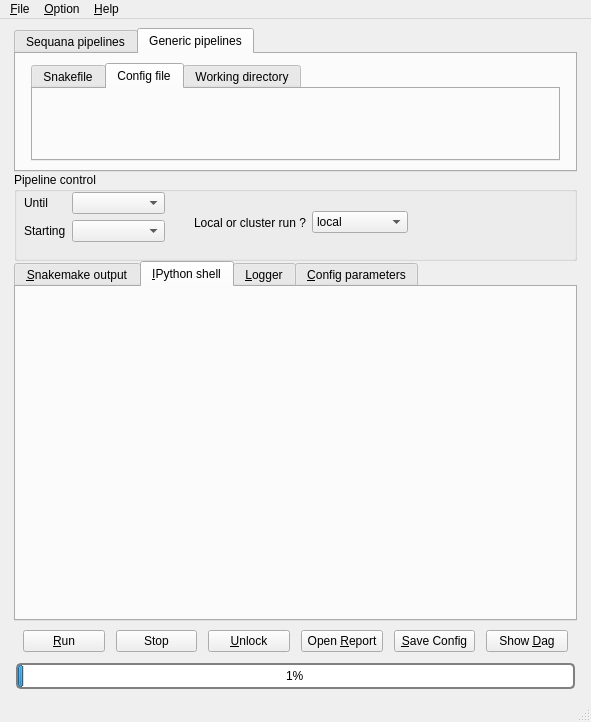
<?xml version="1.0" encoding="UTF-8"?>
<ui version="4.0">
 <class>MainWindow</class>
 <widget class="QMainWindow" name="MainWindow">
  <property name="geometry">
   <rect>
    <x>0</x>
    <y>0</y>
    <width>591</width>
    <height>722</height>
   </rect>
  </property>
  <property name="sizePolicy">
   <sizepolicy hsizetype="Preferred" vsizetype="Preferred">
    <horstretch>0</horstretch>
    <verstretch>0</verstretch>
   </sizepolicy>
  </property>
  <property name="windowTitle">
   <string>MainWindow</string>
  </property>
  <property name="tabShape">
   <enum>QTabWidget::Rounded</enum>
  </property>
  <widget class="QWidget" name="centralwidget">
   <layout class="QGridLayout" name="gridLayout_2">
    <item row="0" column="0">
     <layout class="QVBoxLayout" name="vlayout" stretch="0,1,0,0,1">
      <property name="spacing">
       <number>0</number>
      </property>
      <property name="sizeConstraint">
       <enum>QLayout::SetDefaultConstraint</enum>
      </property>
      <property name="leftMargin">
       <number>5</number>
      </property>
      <property name="topMargin">
       <number>0</number>
      </property>
      <property name="rightMargin">
       <number>5</number>
      </property>
      <property name="bottomMargin">
       <number>0</number>
      </property>
      <item>
       <widget class="QTabWidget" name="tabs_pipeline">
        <property name="sizePolicy">
         <sizepolicy hsizetype="Preferred" vsizetype="Fixed">
          <horstretch>0</horstretch>
          <verstretch>0</verstretch>
         </sizepolicy>
        </property>
        <property name="minimumSize">
         <size>
          <width>0</width>
          <height>118</height>
         </size>
        </property>
        <property name="toolTip">
         <string>&lt;html&gt;&lt;head/&gt;&lt;body&gt;&lt;p&gt;Select a Sequana pipeline (left tab) or a generic Snakemake file (right tab).&lt;/p&gt;&lt;p&gt;&lt;br/&gt;&lt;/p&gt;&lt;/body&gt;&lt;/html&gt;</string>
        </property>
        <property name="tabPosition">
         <enum>QTabWidget::North</enum>
        </property>
        <property name="currentIndex">
         <number>1</number>
        </property>
        <property name="movable">
         <bool>true</bool>
        </property>
        <widget class="QWidget" name="tab_sequana_pipelines">
         <property name="sizePolicy">
          <sizepolicy hsizetype="Preferred" vsizetype="Minimum">
           <horstretch>0</horstretch>
           <verstretch>0</verstretch>
          </sizepolicy>
         </property>
         <attribute name="title">
          <string>Sequana pipelines</string>
         </attribute>
         <layout class="QGridLayout" name="gridLayout_6">
          <item row="0" column="0">
           <layout class="QVBoxLayout" name="verticalLayout_4">
            <item>
             <widget class="QTabWidget" name="tabs_sequana">
              <property name="enabled">
               <bool>true</bool>
              </property>
              <property name="toolTip">
               <string>&lt;html&gt;&lt;head/&gt;&lt;body&gt;&lt;ul style=&quot;margin-top: 0px; margin-bottom: 0px; margin-left: 0px; margin-right: 0px; -qt-list-indent: 1;&quot;&gt;&lt;li style=&quot; margin-top:12px; margin-bottom:0px; margin-left:0px; margin-right:0px; -qt-block-indent:0; text-indent:0px;&quot;&gt;&lt;span style=&quot; font-weight:600;&quot;&gt;Left tab:&lt;/span&gt; Select one of the pipeline in the combo box. In order to get help about a pipeline, please see the Help menu. &lt;/li&gt;&lt;li style=&quot; margin-top:0px; margin-bottom:0px; margin-left:0px; margin-right:0px; -qt-block-indent:0; text-indent:0px;&quot;&gt;&lt;span style=&quot; font-weight:600;&quot;&gt;Middle tab:&lt;/span&gt; Select one of this option&lt;/li&gt;&lt;ol style=&quot;margin-top: 0px; margin-bottom: 0px; margin-left: 0px; margin-right: 0px; -qt-list-indent: 2;&quot;&gt;&lt;li style=&quot; margin-top:0px; margin-bottom:0px; margin-left:0px; margin-right:0px; -qt-block-indent:0; text-indent:0px;&quot;&gt;Input directory: the directory where fastq.gz files are stored (all sequana pipelines expect fastq.gz as input)&lt;/li&gt;&lt;li style=&quot; margin-top:0px; margin-bottom:0px; margin-left:0px; margin-right:0px; -qt-block-indent:0; text-indent:0px;&quot;&gt;Input samples:  select one or two files (fastq.gz) in a directory&lt;/li&gt;&lt;/ol&gt;&lt;li style=&quot; margin-top:0px; margin-bottom:12px; margin-left:0px; margin-right:0px; -qt-block-indent:0; text-indent:0px;&quot;&gt;&lt;span style=&quot; font-weight:600;&quot;&gt;Right tab: &lt;/span&gt;Select working directory where Snakefile/pipeline and config file are copied. Pipeline are also ran in that directory. &lt;/li&gt;&lt;/ul&gt;&lt;/body&gt;&lt;/html&gt;</string>
              </property>
              <property name="tabPosition">
               <enum>QTabWidget::North</enum>
              </property>
              <property name="tabShape">
               <enum>QTabWidget::Rounded</enum>
              </property>
              <property name="currentIndex">
               <number>1</number>
              </property>
              <property name="documentMode">
               <bool>false</bool>
              </property>
              <property name="tabsClosable">
               <bool>false</bool>
              </property>
              <property name="movable">
               <bool>true</bool>
              </property>
              <property name="tabBarAutoHide">
               <bool>false</bool>
              </property>
              <widget class="QWidget" name="Pipeline">
               <attribute name="title">
                <string>Pipeline selection</string>
               </attribute>
               <layout class="QHBoxLayout" name="layout_sequana">
                <property name="spacing">
                 <number>6</number>
                </property>
                <property name="sizeConstraint">
                 <enum>QLayout::SetDefaultConstraint</enum>
                </property>
                <property name="leftMargin">
                 <number>6</number>
                </property>
                <property name="rightMargin">
                 <number>6</number>
                </property>
                <item>
                 <layout class="QVBoxLayout" name="verticalLayout" stretch="0">
                  <property name="spacing">
                   <number>4</number>
                  </property>
                  <property name="rightMargin">
                   <number>0</number>
                  </property>
                  <property name="bottomMargin">
                   <number>0</number>
                  </property>
                  <item>
                   <widget class="QComboBox" name="choice_button">
                    <property name="toolTip">
                     <string>&lt;html&gt;&lt;head/&gt;&lt;body&gt;&lt;p&gt;Sequana pipelines are automatically fetched from sequana library.&lt;/p&gt;&lt;p&gt;Each pipeline is defined by a pipeline name. Its config file is fetched automatically.&lt;/p&gt;&lt;p&gt;Each pipeline require the user to define the input. It may be one of:&lt;/p&gt;&lt;p&gt;&lt;ul&gt;&lt;li&gt; a directory&lt;/li&gt;&lt;li&gt; a set of FastQ input file&lt;/li&gt;&lt;/ul&gt;&lt;/body&gt;&lt;/html&gt;</string>
                    </property>
                    <property name="currentText">
                     <string>Select a Sequana pipeline</string>
                    </property>
                    <item>
                     <property name="text">
                      <string>Select a Sequana pipeline</string>
                     </property>
                    </item>
                   </widget>
                  </item>
                 </layout>
                </item>
               </layout>
              </widget>
              <widget class="QWidget" name="sequana_input_dir_tab">
               <attribute name="title">
                <string>Input data (directory or files)</string>
               </attribute>
               <layout class="QGridLayout" name="gridLayout_7">
                <item row="0" column="0">
                 <layout class="QHBoxLayout" name="horizontalLayout_2">
                  <item>
                   <widget class="QTabWidget" name="tabWidget">
                    <property name="currentIndex">
                     <number>0</number>
                    </property>
                    <widget class="QWidget" name="tab_4">
                     <attribute name="title">
                      <string>Input directory</string>
                     </attribute>
                     <layout class="QGridLayout" name="gridLayout_10">
                      <item row="0" column="0">
                       <layout class="QHBoxLayout" name="layout_sequana_input_dir"/>
                      </item>
                     </layout>
                    </widget>
                    <widget class="QWidget" name="tab_5">
                     <attribute name="title">
                      <string>Input sample(s)</string>
                     </attribute>
                     <layout class="QGridLayout" name="gridLayout_9">
                      <item row="0" column="0">
                       <layout class="QHBoxLayout" name="layout_sequana_input_files"/>
                      </item>
                     </layout>
                    </widget>
                   </widget>
                  </item>
                 </layout>
                </item>
               </layout>
              </widget>
              <widget class="QWidget" name="sequana_working_dir_tab">
               <attribute name="title">
                <string>Working directory</string>
               </attribute>
               <layout class="QGridLayout" name="gridLayout_8">
                <item row="0" column="0">
                 <layout class="QHBoxLayout" name="layout_sequana_wkdir"/>
                </item>
               </layout>
              </widget>
             </widget>
            </item>
           </layout>
          </item>
         </layout>
        </widget>
        <widget class="QWidget" name="tab_generic_pipelines">
         <property name="sizePolicy">
          <sizepolicy hsizetype="Maximum" vsizetype="Preferred">
           <horstretch>0</horstretch>
           <verstretch>0</verstretch>
          </sizepolicy>
         </property>
         <attribute name="title">
          <string>Generic pipelines</string>
         </attribute>
         <layout class="QGridLayout" name="gridLayout_11">
          <item row="0" column="0">
           <layout class="QVBoxLayout" name="verticalLayout_3">
            <property name="sizeConstraint">
             <enum>QLayout::SetDefaultConstraint</enum>
            </property>
            <property name="leftMargin">
             <number>6</number>
            </property>
            <property name="rightMargin">
             <number>6</number>
            </property>
            <item>
             <widget class="QTabWidget" name="tabs_generic">
              <property name="toolTip">
               <string>&lt;html&gt;&lt;head/&gt;&lt;body&gt;&lt;ul style=&quot;margin-top: 0px; margin-bottom: 0px; margin-left: 0px; margin-right: 0px; -qt-list-indent: 1;&quot;&gt;&lt;li style=&quot; margin-top:12px; margin-bottom:0px; margin-left:0px; margin-right:0px; -qt-block-indent:0; text-indent:0px;&quot;&gt;&lt;span style=&quot; font-weight:600;&quot;&gt;Left tab:&lt;/span&gt; Select a valid Snakefile. &lt;/li&gt;&lt;li style=&quot; margin-top:0px; margin-bottom:0px; margin-left:0px; margin-right:0px; -qt-block-indent:0; text-indent:0px;&quot;&gt;&lt;span style=&quot; font-weight:600;&quot;&gt;Middle tab:&lt;/span&gt; Select a config file. This is optional. Note that Snakefile may be using a config file or not. For instance if &amp;lt;i&amp;gt;configfile: &amp;quot;config.yaml&amp;quot;&amp;lt;/i&amp;gt; is found, a config file is expected.&lt;/li&gt;&lt;li style=&quot; margin-top:0px; margin-bottom:12px; margin-left:0px; margin-right:0px; -qt-block-indent:0; text-indent:0px;&quot;&gt;&lt;span style=&quot; font-weight:600;&quot;&gt;Right tab: &lt;/span&gt;Select working directory where Snakefile/pipeline and config file are copied. Pipeline are also ran in that directory. &lt;/li&gt;&lt;/ul&gt;&lt;/body&gt;&lt;/html&gt;</string>
              </property>
              <property name="currentIndex">
               <number>1</number>
              </property>
              <widget class="QWidget" name="snakefile">
               <attribute name="title">
                <string>Snakefile</string>
               </attribute>
               <layout class="QGridLayout" name="gridLayout_12">
                <item row="0" column="0">
                 <layout class="QHBoxLayout" name="layout_generic_snakefile"/>
                </item>
               </layout>
              </widget>
              <widget class="QWidget" name="configfile">
               <attribute name="title">
                <string>Config file</string>
               </attribute>
               <layout class="QGridLayout" name="gridLayout_13">
                <item row="0" column="0">
                 <layout class="QHBoxLayout" name="layout_generic_config"/>
                </item>
               </layout>
              </widget>
              <widget class="QWidget" name="tab">
               <attribute name="title">
                <string>Working directory</string>
               </attribute>
               <layout class="QGridLayout" name="gridLayout_14">
                <item row="0" column="0">
                 <layout class="QHBoxLayout" name="layout_generic_wkdir"/>
                </item>
               </layout>
              </widget>
             </widget>
            </item>
           </layout>
          </item>
         </layout>
        </widget>
       </widget>
      </item>
      <item>
       <widget class="QGroupBox" name="groupBox">
        <property name="sizePolicy">
         <sizepolicy hsizetype="MinimumExpanding" vsizetype="Maximum">
          <horstretch>0</horstretch>
          <verstretch>0</verstretch>
         </sizepolicy>
        </property>
        <property name="minimumSize">
         <size>
          <width>0</width>
          <height>89</height>
         </size>
        </property>
        <property name="title">
         <string>Pipeline control</string>
        </property>
        <widget class="QWidget" name="formLayoutWidget">
         <property name="geometry">
          <rect>
           <x>10</x>
           <y>20</y>
           <width>141</width>
           <height>62</height>
          </rect>
         </property>
         <layout class="QFormLayout" name="formLayout">
          <item row="1" column="0">
           <widget class="QLabel" name="label">
            <property name="text">
             <string>Until</string>
            </property>
           </widget>
          </item>
          <item row="1" column="1">
           <widget class="QComboBox" name="until_box">
            <property name="editable">
             <bool>false</bool>
            </property>
            <property name="currentText">
             <string/>
            </property>
           </widget>
          </item>
          <item row="2" column="0">
           <widget class="QLabel" name="label_2">
            <property name="text">
             <string>Starting</string>
            </property>
           </widget>
          </item>
          <item row="2" column="1">
           <widget class="QComboBox" name="starting_box"/>
          </item>
         </layout>
        </widget>
        <widget class="QWidget" name="horizontalLayoutWidget_3">
         <property name="geometry">
          <rect>
           <x>180</x>
           <y>20</y>
           <width>214</width>
           <height>61</height>
          </rect>
         </property>
         <layout class="QHBoxLayout" name="horizontalLayout_4">
          <item>
           <widget class="QLabel" name="label_3">
            <property name="text">
             <string>Local or cluster run ?</string>
            </property>
           </widget>
          </item>
          <item>
           <widget class="QComboBox" name="comboBox_local">
            <item>
             <property name="text">
              <string>local</string>
             </property>
            </item>
            <item>
             <property name="text">
              <string>cluster</string>
             </property>
            </item>
           </widget>
          </item>
         </layout>
        </widget>
        <zorder>formLayoutWidget</zorder>
        <zorder>horizontalLayoutWidget_3</zorder>
        <zorder>tabs_pipeline</zorder>
       </widget>
      </item>
      <item>
       <widget class="QTabWidget" name="tabs">
        <property name="sizePolicy">
         <sizepolicy hsizetype="Preferred" vsizetype="Preferred">
          <horstretch>0</horstretch>
          <verstretch>0</verstretch>
         </sizepolicy>
        </property>
        <property name="minimumSize">
         <size>
          <width>0</width>
          <height>0</height>
         </size>
        </property>
        <property name="maximumSize">
         <size>
          <width>16777215</width>
          <height>2000</height>
         </size>
        </property>
        <property name="baseSize">
         <size>
          <width>0</width>
          <height>0</height>
         </size>
        </property>
        <property name="toolTip">
         <string/>
        </property>
        <property name="currentIndex">
         <number>1</number>
        </property>
        <widget class="QWidget" name="snakemake">
         <property name="sizePolicy">
          <sizepolicy hsizetype="Preferred" vsizetype="Fixed">
           <horstretch>0</horstretch>
           <verstretch>0</verstretch>
          </sizepolicy>
         </property>
         <property name="toolTip">
          <string>&lt;html&gt;&lt;head/&gt;&lt;body&gt;&lt;p&gt;This is the output of the snakemake execution. &lt;/p&gt;&lt;p&gt;Be aware that we parse the output so colors and output may be slightly different.&lt;/p&gt;&lt;/body&gt;&lt;/html&gt;</string>
         </property>
         <attribute name="title">
          <string>&amp;Snakemake output</string>
         </attribute>
         <layout class="QGridLayout" name="gridLayout_5">
          <item row="0" column="0">
           <layout class="QVBoxLayout" name="layout_snakemake"/>
          </item>
         </layout>
        </widget>
        <widget class="QWidget" name="ipython">
         <property name="sizePolicy">
          <sizepolicy hsizetype="Preferred" vsizetype="Preferred">
           <horstretch>0</horstretch>
           <verstretch>0</verstretch>
          </sizepolicy>
         </property>
         <property name="toolTip">
          <string>&lt;p&gt;This is an IPython shell included in the GUI. The entire Sequana GUI is accessible as the variable &lt;span style=&quot; font-weight:600;&quot;&gt;gui.&lt;/span&gt;&lt;/p&gt;&lt;p&gt;For instance, you can access to layout or values set in the graphical interface with:&lt;/p&gt;&lt;p&gt;    gui.ui&lt;/p&gt;&lt;p&gt;More generally, this is a pure IPython shell, so you can use e.g. matplotlib/pylab:&lt;/p&gt;&lt;p&gt;  import pylab&lt;br&gt;pylab.plot([1,2,3])&lt;/p&gt;</string>
         </property>
         <attribute name="title">
          <string>&amp;IPython shell</string>
         </attribute>
         <layout class="QGridLayout" name="gridLayout">
          <item row="0" column="0">
           <layout class="QVBoxLayout" name="layout_ipython">
            <property name="spacing">
             <number>6</number>
            </property>
            <property name="sizeConstraint">
             <enum>QLayout::SetDefaultConstraint</enum>
            </property>
           </layout>
          </item>
         </layout>
        </widget>
        <widget class="QWidget" name="logger">
         <property name="toolTip">
          <string>&lt;p&gt;This tab contains the logging information from Sequana and possibly other Python packages that uses the logging package.&lt;/p&gt;

Color code:

&lt;pre&gt;
- debug: cyan
- info: green
- warning: orange
- error: red
- critical: bold red 
&lt;/pre&gt;</string>
         </property>
         <attribute name="title">
          <string>&amp;Logger</string>
         </attribute>
         <layout class="QGridLayout" name="gridLayout_3">
          <item row="0" column="0">
           <layout class="QVBoxLayout" name="layout_logger"/>
          </item>
         </layout>
        </widget>
        <widget class="QWidget" name="tab_3">
         <property name="toolTip">
          <string>This tab contains the configuration files. 

You can edit the file but will need to save to make it effective.

Once you save the configuration, the dag button should be available.</string>
         </property>
         <attribute name="title">
          <string>&amp;Config parameters</string>
         </attribute>
         <layout class="QGridLayout" name="gridLayout_4">
          <item row="0" column="0">
           <widget class="QScrollArea" name="scrollArea">
            <property name="sizePolicy">
             <sizepolicy hsizetype="Preferred" vsizetype="Preferred">
              <horstretch>0</horstretch>
              <verstretch>0</verstretch>
             </sizepolicy>
            </property>
            <property name="lineWidth">
             <number>1</number>
            </property>
            <property name="verticalScrollBarPolicy">
             <enum>Qt::ScrollBarAsNeeded</enum>
            </property>
            <property name="widgetResizable">
             <bool>true</bool>
            </property>
            <widget class="QWidget" name="scrollAreaWidgetContents">
             <property name="geometry">
              <rect>
               <x>0</x>
               <y>0</y>
               <width>539</width>
               <height>302</height>
              </rect>
             </property>
            </widget>
           </widget>
          </item>
         </layout>
        </widget>
       </widget>
      </item>
      <item>
       <widget class="QWidget" name="widget_footer" native="true">
        <property name="sizePolicy">
         <sizepolicy hsizetype="Preferred" vsizetype="Fixed">
          <horstretch>0</horstretch>
          <verstretch>0</verstretch>
         </sizepolicy>
        </property>
        <property name="minimumSize">
         <size>
          <width>0</width>
          <height>0</height>
         </size>
        </property>
        <layout class="QVBoxLayout" name="verticalLayout_2">
         <item>
          <layout class="QHBoxLayout" name="horizontalLayout" stretch="0,0,0,0,0,0">
           <property name="spacing">
            <number>11</number>
           </property>
           <property name="leftMargin">
            <number>0</number>
           </property>
           <property name="rightMargin">
            <number>0</number>
           </property>
           <item>
            <widget class="QPushButton" name="run_btn">
             <property name="toolTip">
              <string>Run the pipeline (shortcut: Ctrl+R)</string>
             </property>
             <property name="text">
              <string>&amp;Run</string>
             </property>
             <property name="shortcut">
              <string>Ctrl+R</string>
             </property>
            </widget>
           </item>
           <item>
            <widget class="QPushButton" name="stop_btn">
             <property name="toolTip">
              <string>Stop the running pipeline</string>
             </property>
             <property name="text">
              <string>Stop</string>
             </property>
             <property name="shortcut">
              <string>Ctrl+X</string>
             </property>
            </widget>
           </item>
           <item>
            <widget class="QPushButton" name="unlock_btn">
             <property name="toolTip">
              <string>Unlock the directory where the pipeline is run.
This launch snakemake with the following arguments: 

snakemake -s Snakefile --unlock </string>
             </property>
             <property name="text">
              <string>&amp;Unlock</string>
             </property>
             <property name="shortcut">
              <string>Ctrl+U</string>
             </property>
            </widget>
           </item>
           <item>
            <widget class="QPushButton" name="report_btn">
             <property name="toolTip">
              <string>This button open an HTML page present in the working directory (if found).

This is essentially for the sequana pipeline (default filename is multi_summary.html but one can change the name in the option/preferences dialog.</string>
             </property>
             <property name="text">
              <string>Open &amp;Report</string>
             </property>
             <property name="shortcut">
              <string>Ctrl+R</string>
             </property>
            </widget>
           </item>
           <item>
            <widget class="QPushButton" name="save_btn">
             <property name="sizePolicy">
              <sizepolicy hsizetype="Minimum" vsizetype="Maximum">
               <horstretch>0</horstretch>
               <verstretch>0</verstretch>
              </sizepolicy>
             </property>
             <property name="text">
              <string>&amp;Save Config</string>
             </property>
             <property name="shortcut">
              <string>Ctrl+S</string>
             </property>
            </widget>
           </item>
           <item>
            <widget class="QPushButton" name="dag_btn">
             <property name="toolTip">
              <string>Pressing this button, a DAG is created and shown. 
This is a good way to check your config file .</string>
             </property>
             <property name="text">
              <string>Show &amp;Dag</string>
             </property>
             <property name="shortcut">
              <string>Ctrl+D</string>
             </property>
            </widget>
           </item>
          </layout>
         </item>
        </layout>
       </widget>
      </item>
      <item>
       <widget class="QProgressBar" name="progressBar">
        <property name="sizePolicy">
         <sizepolicy hsizetype="Expanding" vsizetype="Fixed">
          <horstretch>0</horstretch>
          <verstretch>0</verstretch>
         </sizepolicy>
        </property>
        <property name="toolTip">
         <string>&lt;p&gt;Progress of the pipeline. color codes:
    &lt;ul&gt;
        &lt;li style=&quot;color:red&quot;&gt;Red: an error occured&lt;/li&gt;
        &lt;li style=&quot;color:green&quot;&gt;Green: completed with success&lt;/li&gt;
        &lt;li style=&quot;color:blue&quot;&gt;Blue: in progress&lt;/li&gt;
    &lt;/ul&gt;
&lt;/p&gt;</string>
        </property>
        <property name="toolTipDuration">
         <number>-1</number>
        </property>
        <property name="styleSheet">
         <string notr="true">border: 2px solid grey;
margin:2px;
border-radius: 5px;
text-align: center;
</string>
        </property>
        <property name="value">
         <number>1</number>
        </property>
       </widget>
      </item>
     </layout>
    </item>
   </layout>
  </widget>
  <widget class="QMenuBar" name="menubar">
   <property name="geometry">
    <rect>
     <x>0</x>
     <y>0</y>
     <width>591</width>
     <height>19</height>
    </rect>
   </property>
   <widget class="QMenu" name="menuFile">
    <property name="title">
     <string>&amp;File</string>
    </property>
    <addaction name="separator"/>
    <addaction name="actionQuit"/>
   </widget>
   <widget class="QMenu" name="menuOption">
    <property name="title">
     <string>&amp;Option</string>
    </property>
    <addaction name="actionSnakemake"/>
    <addaction name="actionPreferences"/>
   </widget>
   <widget class="QMenu" name="menuHelp">
    <property name="title">
     <string>&amp;Help</string>
    </property>
    <addaction name="actionHelp"/>
    <addaction name="actionAbout"/>
   </widget>
   <addaction name="menuFile"/>
   <addaction name="menuOption"/>
   <addaction name="menuHelp"/>
  </widget>
  <widget class="QStatusBar" name="statusbar"/>
  <action name="actionImportConfig">
   <property name="text">
    <string>&amp;Import Config File</string>
   </property>
   <property name="shortcut">
    <string>Ctrl+I</string>
   </property>
  </action>
  <action name="actionQuit">
   <property name="text">
    <string>&amp;Quit</string>
   </property>
   <property name="shortcut">
    <string>Ctrl+Q</string>
   </property>
  </action>
  <action name="actionSnakemake">
   <property name="checkable">
    <bool>false</bool>
   </property>
   <property name="text">
    <string>Snakemake &amp;Options</string>
   </property>
   <property name="shortcut">
    <string>Ctrl+O</string>
   </property>
  </action>
  <action name="actionPreferences">
   <property name="text">
    <string>&amp;Preferences</string>
   </property>
   <property name="shortcut">
    <string>Ctrl+P</string>
   </property>
  </action>
  <action name="actionIPython">
   <property name="checkable">
    <bool>true</bool>
   </property>
   <property name="text">
    <string>Show/Hide IPython &amp;Debug dialog</string>
   </property>
   <property name="toolTip">
    <string>Show or Hide an IPython dialog for debugging</string>
   </property>
   <property name="shortcut">
    <string>Ctrl+D</string>
   </property>
  </action>
  <action name="actionAbout">
   <property name="text">
    <string>&amp;About</string>
   </property>
   <property name="shortcut">
    <string>Ctrl+A</string>
   </property>
  </action>
  <action name="actionHelp">
   <property name="enabled">
    <bool>true</bool>
   </property>
   <property name="text">
    <string>Quick Start</string>
   </property>
   <property name="shortcut">
    <string>Ctrl+H</string>
   </property>
  </action>
 </widget>
 <tabstops>
  <tabstop>tabs_pipeline</tabstop>
  <tabstop>choice_button</tabstop>
  <tabstop>until_box</tabstop>
  <tabstop>starting_box</tabstop>
  <tabstop>comboBox_local</tabstop>
  <tabstop>tabs</tabstop>
  <tabstop>run_btn</tabstop>
  <tabstop>stop_btn</tabstop>
  <tabstop>unlock_btn</tabstop>
  <tabstop>report_btn</tabstop>
  <tabstop>save_btn</tabstop>
  <tabstop>dag_btn</tabstop>
  <tabstop>scrollArea</tabstop>
 </tabstops>
 <resources/>
 <connections/>
</ui>
